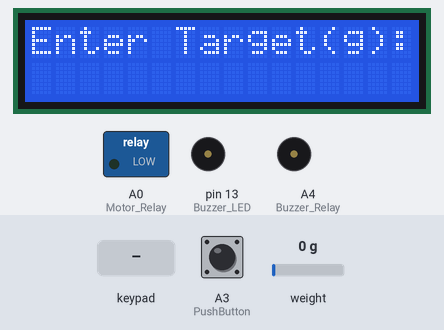
Bench run of a sketch on a simulated Arduino Uno, built with avr-gcc and run on an emulated ATmega328P. On the bench: 16×2 character LCD, switched loads named in the sketch (green lamp = pin HIGH), buzzer (waves = sounding, pin HIGH). The test bench sets the inputs (shaded band); at power-on: A3 (PushButton) HIGH, weight on the scale 0 g.

Above: at 2.2 s.
2.3 s: keypad keys 6 7 8 9 * pressed 0.4 s apart
At 4.2 s:
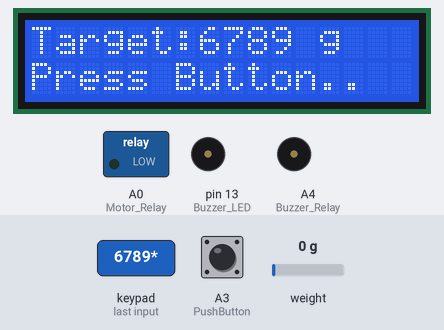
5.8 s: A3 (PushButton) pulled LOW for 0.15 s
At 6.7 s:
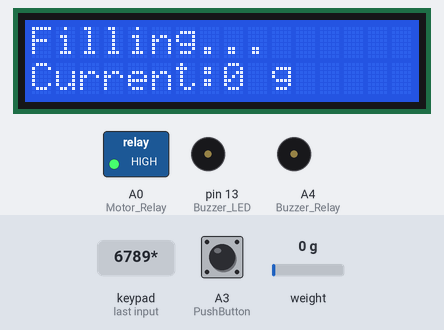
Timing chart, 0 to 8.8 s (numbered marks = the images above; inputs shaded):
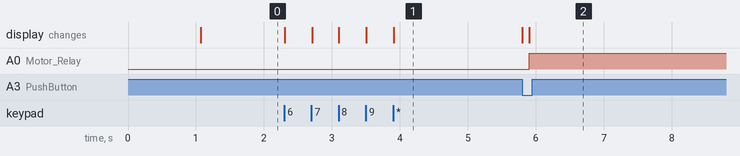

The sketch:

ABOAMER_CODE.ino
```cpp
#include <HX711.h>
#include <LiquidCrystal.h>
#include <Keypad.h>

// Initialize LCD
LiquidCrystal lcd(1, 0, 2, 3, 4, 5);  // Creates an LC object. Parameters: (rs, enable, d4, d5, d6, d7)

// Initialize Load Cell
const int loadCellDoutPin = A2;  // Dout pin for the load cell
const int loadCellSckPin = A1;   // Sck pin for the load cell
HX711 scale;  // Create an HX711 object for load cell interfacing

// Initialize Keypad
const byte ROWS = 4;            // Number of rows in the keypad
const byte COLS = 3;            // Number of columns in the keypad
char keys[ROWS][COLS] = {       // Define the layout of the keypad buttons
  {'1', '2', '3'},
  {'4', '5', '6'},
  {'7', '8', '9'},
  {'*', '0', '#'}
};
byte rowPins[ROWS] = {6, 7, 8, 9};  // Pins connected to keypad rows
byte colPins[COLS] = {10, 11, 12};    // Pins connected to keypad columns
Keypad keypad = Keypad(makeKeymap(keys), rowPins, colPins, ROWS, COLS);  // Create a Keypad object

// Initialize Relay and Push Button
const int Motor_Relay = A0;       // Pin connected to the motor relay
const int Buzzer_Relay = A4;      // Pin connected to the buzzer relay
const int Buzzer_LED = 13;        // Pin connected to the buzzer relay
const int PushButton = A3;        // Pin connected to the push button
boolean filling = false;          // Flag to indicate if the filling process is active
boolean targetConfirmed = false;  // Flag to indicate if the target weight is confirmed

// Variables
int targetWeight = 0;        // Store the target weight entered by the user
int currentWeight = 0;      // Store the current weight measured by the load cell

void setup() {
  lcd.begin(16, 2);  // Initialize a 16x2 LCD display

  scale.begin(loadCellDoutPin, loadCellSckPin);  // Initialize the load cell
  scale.set_scale(396);
  scale.tare();               // reset the scale to 0
  pinMode(Motor_Relay, OUTPUT);      // Set motor relay pin as an output
  pinMode(Buzzer_Relay, OUTPUT);     // Set buzzer pin as an output
  pinMode(Buzzer_LED, OUTPUT);     // Set buzzer LED pin as an output
  pinMode(PushButton, INPUT_PULLUP); // Set push button pin as an input with internal pull-up
  // Display initial message
  lcd.clear();                    // Clear the LCD screen
  lcd.print("Enter Target(g):");  // Display the initial message
  lcd.setCursor(0, 1);            // Move to the second line of the LCD
}

void loop() {
  char key = keypad.getKey();  // Read the current pressed key from the keypad

  // Check if target weight is not confirmed yet
  if (!targetConfirmed) {
    if (key != NO_KEY) {
      // Process numeric keys for target weight entry
      if (key >= '0' && key <= '9') {
        targetWeight = targetWeight * 10 + (key - '0');
        lcd.print(key);  // Display the entered digit on the LCD
      }
      // Confirm target weight with '*' key
      else if (key == '*') {
        lcd.clear();
        lcd.print("Target:");
        lcd.print(targetWeight);
        lcd.print(" g");  // Add ' g' for grams
        lcd.setCursor(0, 1);
        lcd.print("Press Button..");  // Display instructions
        targetConfirmed = true;  // Confirm the target weight
      }
      // Reset the program with '#' key
      else if (key == '#') {
        resetProgram();  // Call the resetProgram function
      }
    }
  } else {  // Target weight confirmed
    if (key == '#') {
      resetProgram();
    }
  }

  // Read current weight from load cell
  if (digitalRead(PushButton) == LOW && !filling && targetConfirmed) {
    filling = true;  // Start the filling process
    lcd.clear();
    lcd.print("Filling...");
    while (filling) {  // Loop while filling is active
      currentWeight = scale.get_units();
      digitalWrite(Motor_Relay, HIGH);  // Turn on the motor relay
      lcd.setCursor(0, 1);
      lcd.print("Current:");
      lcd.print(currentWeight);
      lcd.print(" g");
      if (currentWeight >= targetWeight) {
        stopFilling();  // Call the stopFilling function if target weight is reached
      }
    }
  }
}

// Reset the program variables and LCD display
void resetProgram() {
  filling = false;  // Stop the filling process
  targetConfirmed = false;  // Reset the target confirmation
  targetWeight = 0;   // Reset target weight
  currentWeight = 0;  // Reset current weight
  lcd.clear();
  lcd.print("Enter Target(g):");
  lcd.setCursor(0, 1);
}

// Stop the filling process
void stopFilling() {
  filling = false;  // Stop the filling process
  digitalWrite(Motor_Relay, LOW);  // Turn off the motor relay
  lcd.clear();
  lcd.print("Done Filling!");  // Display completion message
  digitalWrite(Buzzer_Relay, HIGH);  // Turn on the buzzer
  digitalWrite(Buzzer_LED, HIGH);  // Turn on the buzzer
  delay(3000);  // Wait for 3 seconds
  digitalWrite(Buzzer_Relay, LOW);  // Turn off the buzzer
  digitalWrite(Buzzer_LED, LOW);  // Turn on the buzzer
  lcd.clear();
  lcd.print("Target:");
  lcd.print(targetWeight);
  lcd.print(" g");
  lcd.setCursor(0, 1);
  lcd.print("Press Button..");
  targetConfirmed = true;  // Confirm the target weight
}
```

Measured:
- after the input at 2.3 s, the display: first changes at once (image 1 shows a later state)
- after the input at 5.8 s, A0 (Motor_Relay): LOW → HIGH after 0.10 s; the display: first changes at once (image 2 shows a later state)
